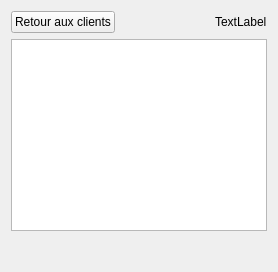
      <widget class="QWidget" name="page_2">
       <layout class="QGridLayout" name="gridLayout_11">
        <item row="1" column="0">
         <widget class="QPushButton" name="btnBackToCustomers">
          <property name="text">
           <string>Retour aux clients</string>
          </property>
          <property name="icon">
           <iconset resource="icons.qrc">
            <normaloff>:/icons/img/customer24.png</normaloff>:/icons/img/customer24.png</iconset>
          </property>
         </widget>
        </item>
        <item row="2" column="0" colspan="3">
         <widget class="QTableView" name="tblProjects">
          <property name="editTriggers">
           <set>QAbstractItemView::NoEditTriggers</set>
          </property>
          <property name="alternatingRowColors">
           <bool>true</bool>
          </property>
          <property name="selectionMode">
           <enum>QAbstractItemView::SingleSelection</enum>
          </property>
          <property name="selectionBehavior">
           <enum>QAbstractItemView::SelectRows</enum>
          </property>
         </widget>
        </item>
        <item row="3" column="0" colspan="3">
         <layout class="QHBoxLayout" name="horizontalLayout">
          <item>
           <spacer name="horizontalSpacer_4">
            <property name="orientation">
             <enum>Qt::Horizontal</enum>
            </property>
            <property name="sizeHint" stdset="0">
             <size>
              <width>40</width>
              <height>20</height>
             </size>
            </property>
           </spacer>
          </item>
          <item>
           <widget class="Gui::Widgets::ProjectsWidget" name="wdgTblProjectsToolBar" native="true">
            <property name="minimumSize">
             <size>
              <width>200</width>
              <height>24</height>
             </size>
            </property>
           </widget>
          </item>
         </layout>
        </item>
        <item row="1" column="2">
         <widget class="QLabel" name="lblProjects">
          <property name="maximumSize">
           <size>
            <width>300</width>
            <height>16777215</height>
           </size>
          </property>
          <property name="text">
           <string>TextLabel</string>
          </property>
         </widget>
        </item>
        <item row="1" column="1">
         <spacer name="horizontalSpacer_2">
          <property name="orientation">
           <enum>Qt::Horizontal</enum>
          </property>
          <property name="sizeHint" stdset="0">
           <size>
            <width>40</width>
            <height>20</height>
           </size>
          </property>
         </spacer>
        </item>
       </layout>
      </widget>
